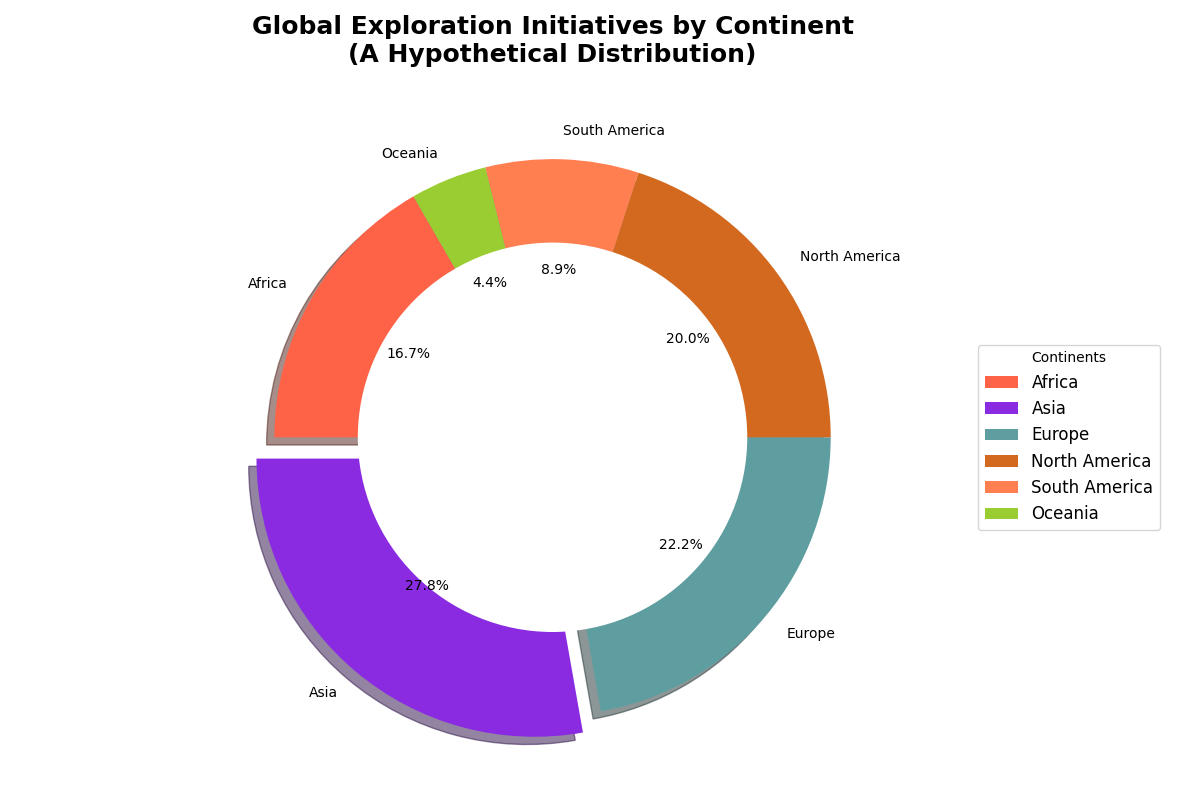

Reproduce this figure in Python.
import matplotlib.pyplot as plt

continents = ['Africa', 'Asia', 'Europe', 'North America', 'South America', 'Oceania']
initiatives_percentage = [15, 25, 20, 18, 8, 4]

colors = ['#FF6347', '#8A2BE2', '#5F9EA0', '#D2691E', '#FF7F50', '#9ACD32']

plt.figure(figsize=(12, 8))

explode = (0, 0.1, 0, 0, 0, 0)
wedges, texts, autotexts = plt.pie(initiatives_percentage, labels=continents, autopct='%1.1f%%',
                                   startangle=120, colors=colors, shadow=True, explode=explode)

# Draw a circle at the center to make it a donut chart
centre_circle = plt.Circle((0, 0), 0.70, fc='white')
fig = plt.gcf()
fig.gca().add_artist(centre_circle)

plt.title('Global Exploration Initiatives by Continent\n(A Hypothetical Distribution)',
          fontsize=18, fontweight='bold', pad=20)
plt.legend(title="Continents", loc='center left', bbox_to_anchor=(1.1, 0.5), fontsize=12)

plt.tight_layout()
plt.show()
